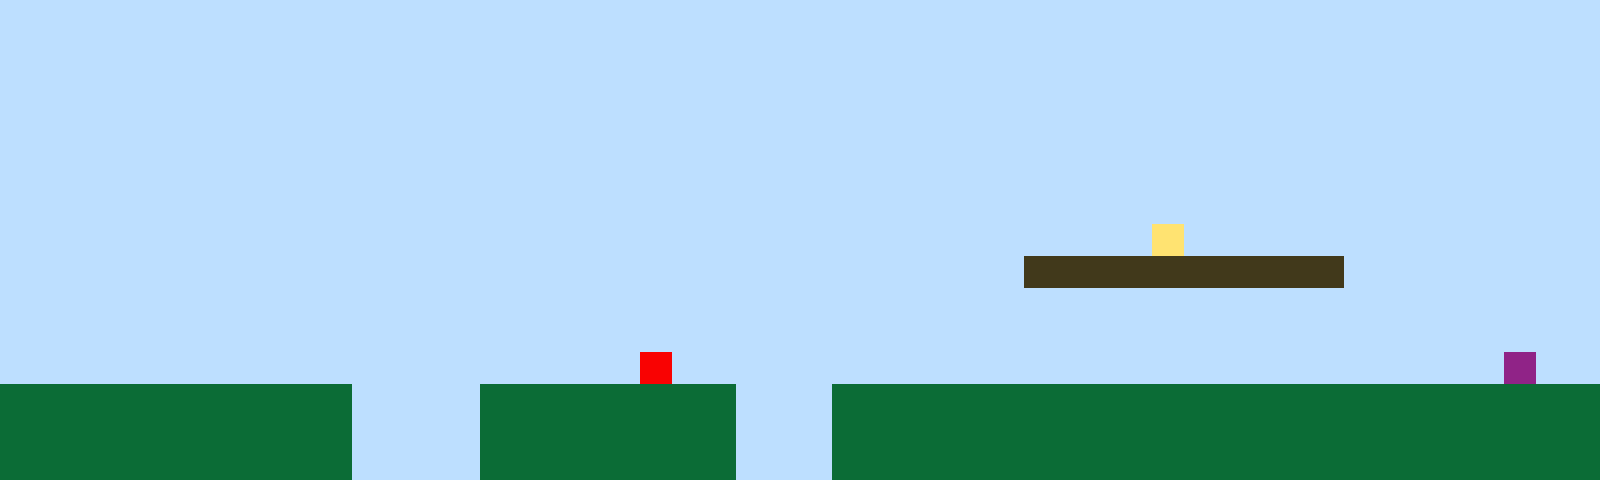

This game map was drawn from its Tiled (.tmx) file and the tilesets committed beside it. A one-line description and the full map source follow:
An orthogonal 50x15 tile map with 32x32 px tiles, 1 tile layer (Tile Layer 1).

<map version="1.10" tiledversion="1.11.2" orientation="orthogonal" renderorder="right-up" width="50" height="15" tilewidth="32" tileheight="32" infinite="0" nextlayerid="2" nextobjectid="1"><editorsettings><export target="map1.csv" format="csv" /></editorsettings><tileset firstgid="1" name="sprites" tilewidth="32" tileheight="32" tilecount="6" columns="3"><image source="sprites.png" width="96" height="64" /></tileset><layer id="1" name="Tile Layer 1" width="50" height="15"><data encoding="csv">1,1,1,1,1,1,1,1,1,1,1,1,1,1,1,1,1,1,1,1,1,1,1,1,1,1,1,1,1,1,1,1,1,1,1,1,1,1,1,1,1,1,1,1,1,1,1,1,1,1,1,1,1,1,1,1,1,1,1,1,1,1,1,1,1,1,1,1,1,1,1,1,1,1,1,1,1,1,1,1,1,1,1,1,1,1,1,1,1,1,1,1,1,1,1,1,1,1,1,1,1,1,1,1,1,1,1,1,1,1,1,1,1,1,1,1,1,1,1,1,1,1,1,1,1,1,1,1,1,1,1,1,1,1,1,1,1,1,1,1,1,1,1,1,1,1,1,1,1,1,1,1,1,1,1,1,1,1,1,1,1,1,1,1,1,1,1,1,1,1,1,1,1,1,1,1,1,1,1,1,1,1,1,1,1,1,1,1,1,1,1,1,1,1,1,1,1,1,1,1,1,1,1,1,1,1,1,1,1,1,1,1,1,1,1,1,1,1,1,1,1,1,1,1,1,1,1,1,1,1,1,1,1,1,1,1,1,1,1,1,1,1,1,1,1,1,1,1,1,1,1,1,1,1,1,1,1,1,1,1,1,1,1,1,1,1,1,1,1,1,1,1,1,1,1,1,1,1,1,1,1,1,1,1,1,1,1,1,1,1,1,1,1,1,1,1,1,1,1,1,1,1,1,1,1,1,1,1,1,1,1,1,1,1,1,1,1,1,1,1,1,1,1,1,1,1,1,1,1,1,1,1,1,1,1,1,1,1,1,1,1,1,1,1,1,1,1,1,1,1,1,1,1,1,1,1,1,1,1,1,1,1,1,1,1,1,1,1,1,1,1,1,1,1,1,1,1,1,1,1,1,1,1,1,1,1,4,1,1,1,1,1,1,1,1,1,1,1,1,1,1,1,1,1,1,1,1,1,1,1,1,1,1,1,1,1,1,1,1,1,1,1,1,1,1,1,1,1,1,1,1,1,3,3,3,3,3,3,3,3,3,3,1,1,1,1,1,1,1,1,1,1,1,1,1,1,1,1,1,1,1,1,1,1,1,1,1,1,1,1,1,1,1,1,1,1,1,1,1,1,1,1,1,1,1,1,1,1,1,1,1,1,1,1,1,1,1,1,1,1,1,1,1,1,1,1,1,1,1,1,1,1,1,1,1,1,1,1,1,1,1,1,1,1,1,1,1,1,1,1,1,1,1,1,1,1,1,1,1,1,1,1,1,1,1,1,1,1,1,1,1,1,1,1,1,1,1,1,1,1,1,1,1,1,1,1,1,1,1,1,5,1,1,1,1,1,1,1,1,1,1,1,1,1,1,1,1,1,1,1,1,1,1,1,1,1,1,6,1,1,2,2,2,2,2,2,2,2,2,2,2,1,1,1,1,2,2,2,2,2,2,2,2,1,1,1,2,2,2,2,2,2,2,2,2,2,2,2,2,2,2,2,2,2,2,2,2,2,2,2,2,2,2,2,2,2,2,2,2,2,2,1,1,1,1,2,2,2,2,2,2,2,2,1,1,1,2,2,2,2,2,2,2,2,2,2,2,2,2,2,2,2,2,2,2,2,2,2,2,2,2,2,2,2,2,2,2,2,2,2,2,1,1,1,1,2,2,2,2,2,2,2,2,1,1,1,2,2,2,2,2,2,2,2,2,2,2,2,2,2,2,2,2,2,2,2,2,2,2,2</data></layer></map>
